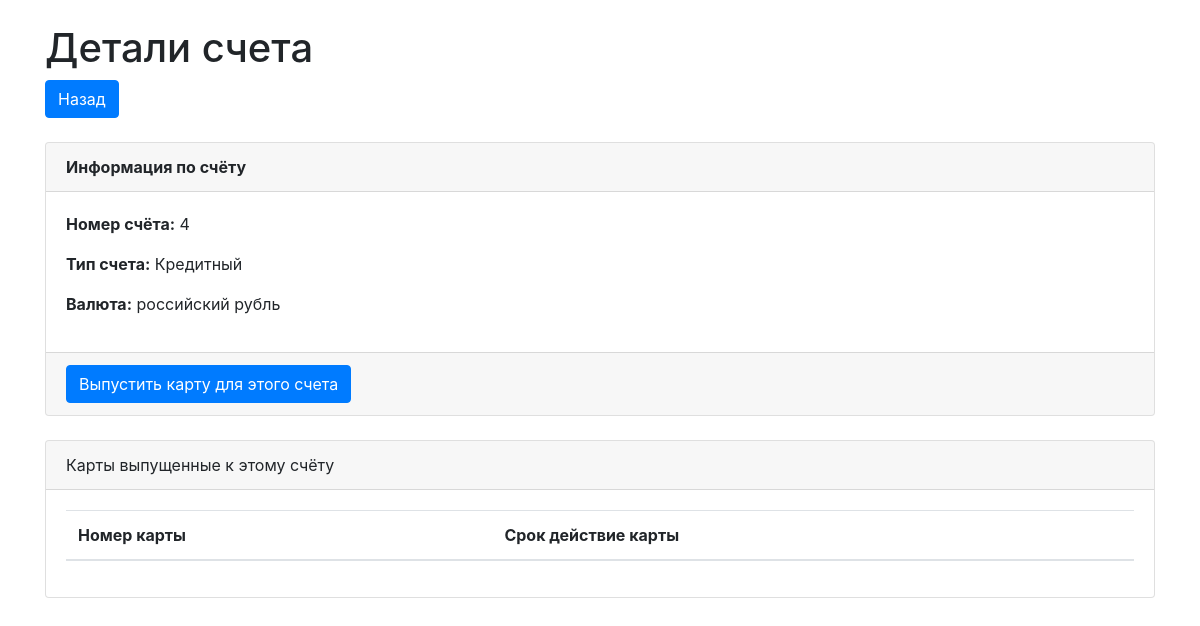
The app's page /acount_cards/4, older data.
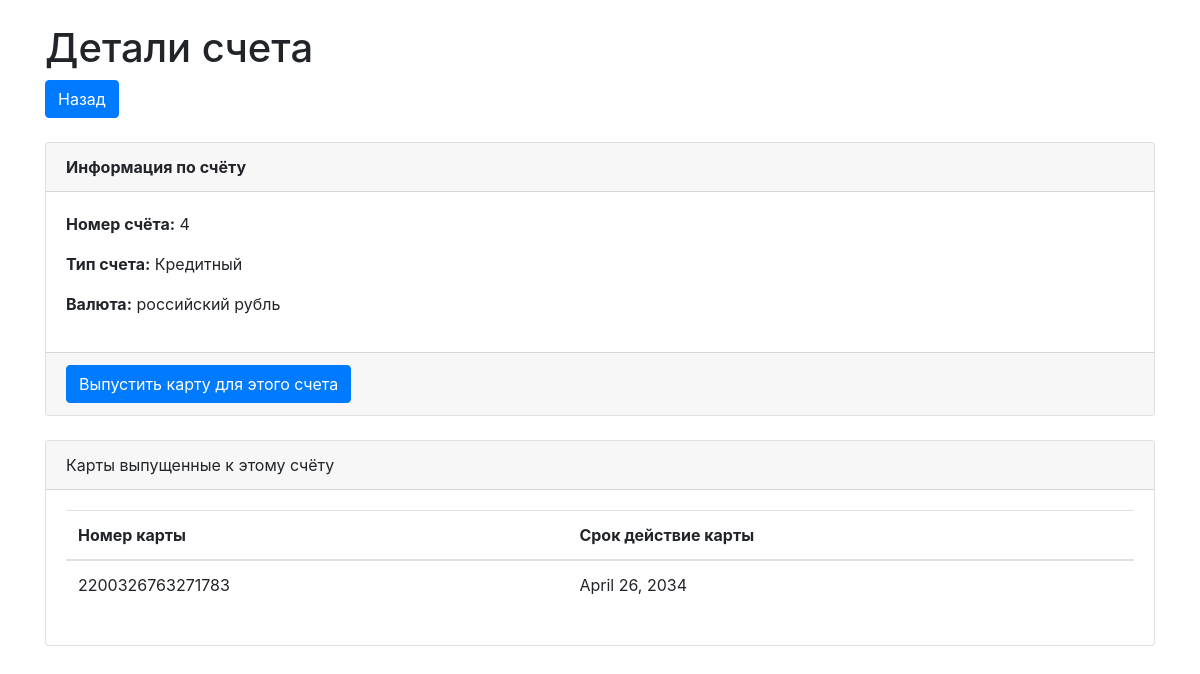
The same page, newer data.
### abs/models.py (models this page shows)
class Card(models.Model):
    card_number = models.CharField(max_length = 16, unique = True, verbose_name = "Номер карты")
    expiration_date = models.DateField(verbose_name = "Срок окончание действие карты")
    customer = models.ForeignKey(Customers, on_delete = models.CASCADE)
    account = models.ForeignKey(Account, on_delete = models.CASCADE)

### abs/views.py (the view, shortened to what this page needs)
# urls.py: path('acount_cards/<int:pk>', AccountCardsListView.as_view(),name='account_cards'),
class AccountCardsListView(ListView):
    model = Card
    template_name = 'account_cards.html'
    context_object_name = 'cards'
    def get_queryset(self):
        account_id = self.kwargs['pk']
        account = get_object_or_404(Account, pk=account_id)
        return Card.objects.filter(account=account)
    def get_context_data(self, **kwargs):
        context = super().get_context_data(**kwargs)
        account_id = self.kwargs['pk']
        context['account'] = get_object_or_404(Account, pk=account_id)
        return context

### abs/models.py (called while the page is built)
    def __str__(self) :
        return f"{self.name}"

### abs/templates/account_cards.html (shortened to what this page needs)
<!DOCTYPE html>
<html lang="en">
<head>
    <link rel="stylesheet" href="https://stackpath.bootstrapcdn.com/bootstrap/4.5.2/css/bootstrap.min.css">
</head>
<body>
    <form method="POST" action="">
    <div class="container">
        <h1 class="mt-4">Детали счета</h1>
        <a href="{% url 'customer_detail' account.customer.id %}" class="btn btn-primary mb-4"> Назад</a>
        <div class="card mb-4">
            <div class="card-header">
                <strong>Информация по счёту</strong>
            </div>
            <div class="card-body">
                <div class="row">
                    <div class="col-md-6">
                        <p><strong>Номер счёта:</strong> {{ account.pk }}
                        <input type="hidden"  name="customer_pk" value ="{{account.customer.id}}" required></p>
                        <p><strong>Тип счета:</strong> {{ account.get_account_type_display }}</p>
                        <p><strong>Валюта:</strong> {{ account.currency }}</p>
                    </div>
                </div>
            </div>
                <div class="card-footer">
                    <button type="submit" class="btn btn-primary">Выпустить карту для этого счета</button>
                </div>
        </div>
    </form>
        <div class="card">
            <div class="card-header">
                Карты выпущенные к этому счёту
            </div>
            <div class="card-body">
                <table class="table">
                    <thead>
                        <tr>
                            <th>Номер карты</th>
                            <th>Срок действие карты</th>
                        </tr>
                    </thead>
                    <tbody>
                        {% for card in cards %}
                            <tr>
                                <td>{{ card.card_number }}</td>
                                <td>{{ card.expiration_date }}</td>
                            </tr>
                        {% endfor %}
                    </tbody>
                </table>
            </div>
        </div>
</body>
</html>

Row changes from the older to the newer data that the page shows:
added Card: card_number "2200326763271783", expiration_date "April 26, 2034"
